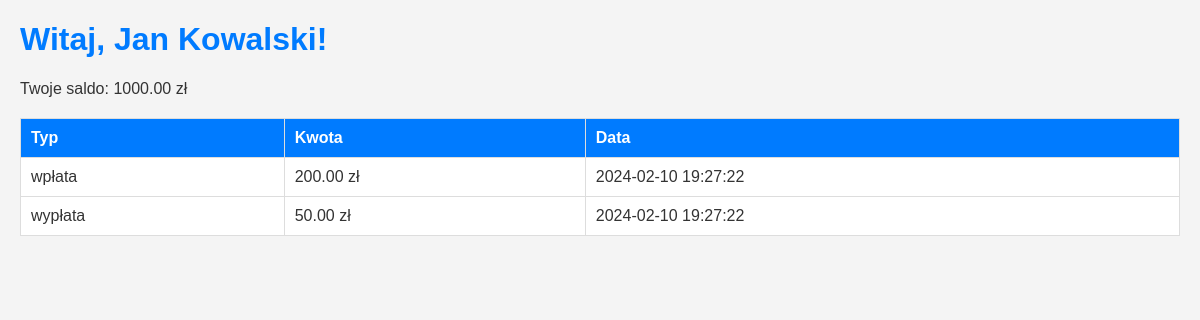
Page /dashboard.php (signed in) on the committed database.
### tables this page shows
CREATE TABLE `transakcje` (
  `id` int(11) NOT NULL AUTO_INCREMENT,
  `id_uzytkownika` int(11) DEFAULT NULL,
  `typ` enum('wpłata','wypłata') NOT NULL,
  `kwota` decimal(10,2) NOT NULL,
  `data_transakcji` timestamp NULL DEFAULT current_timestamp(),
  PRIMARY KEY (`id`),
  KEY `id_uzytkownika` (`id_uzytkownika`),
  CONSTRAINT `transakcje_ibfk_1` FOREIGN KEY (`id_uzytkownika`) REFERENCES `uzytkownicy` (`id`) ON DELETE CASCADE
);

### dashboard.php (the view, shortened to what this page needs)
<!DOCTYPE html>
<html lang="pl">
<head>
</head>
<body>
<?php
$host = '127.0.0.1';
$db_user = 'adminwww';
$db_password = 'Pa$$w0rd2';
$db_name = 'realbanking';
$conn = new mysqli($host, $db_user, $db_password, $db_name);
echo "<h1>Witaj, " . $_SESSION['imie'] . " " . $_SESSION['nazwisko'] . "!</h1>";
echo "<p>Twoje saldo: " . $_SESSION['saldo'] . " zł</p>";
$sql = "SELECT typ, kwota, data_transakcji FROM transakcje WHERE id_uzytkownika = ? ORDER BY data_transakcji DESC";
$stmt = $conn->prepare($sql);
$stmt->bind_param("i", $_SESSION['user_id']);
$stmt->execute();
$result = $stmt->get_result();
if ($result->num_rows > 0) {
    echo "<table><tr><th>Typ</th><th>Kwota</th><th>Data</th></tr>";
    while($row = $result->fetch_assoc()) {
        echo "<tr><td>" . $row["typ"] . "</td><td>" . $row["kwota"] . " zł</td><td>" . $row["data_transakcji"] . "</td></tr>";
    }
    echo "</table>";
} else {
    echo "Brak transakcji.";
}
?>
</body>
</html>

### dashboard.php (style rules this page uses)
body { font-family: Arial, sans-serif; margin: 20px; background-color: #f4f4f4; color: #333; }
h1 { color: #007bff; }
p { margin: 20px 0; }
table { width: 100%; border-collapse: collapse; margin-top: 20px; }
th, td { border: 1px solid #ddd; padding: 10px; text-align: left; }
th { background-color: #007bff; color: #ffffff; }
td { background-color: #ffffff; }

### rows in the picture
transakcje: typ "wpłata", kwota "200.00", data_transakcji "2024-02-10 19:27:22"
transakcje: typ "wypłata", kwota "50.00", data_transakcji "2024-02-10 19:27:22"

### other values in the picture
$_SESSION['imie'] "Jan"
$_SESSION['nazwisko'] "Kowalski"
$_SESSION['saldo'] "1000.00"
